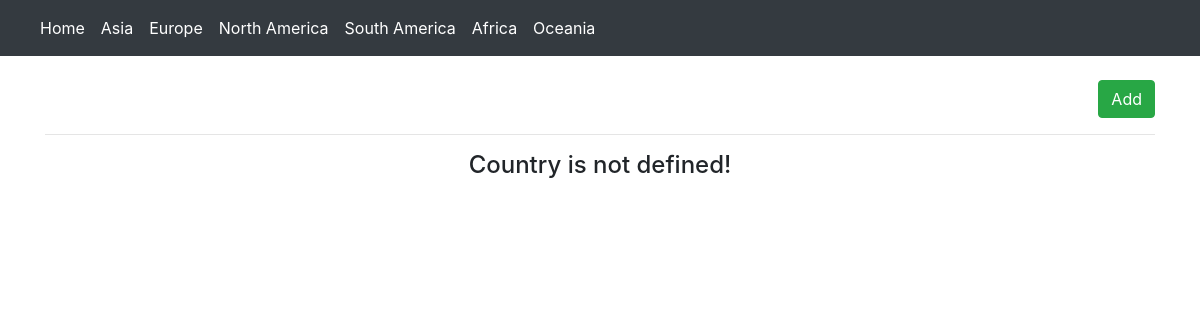
Page /africa/ on the earlier database version.
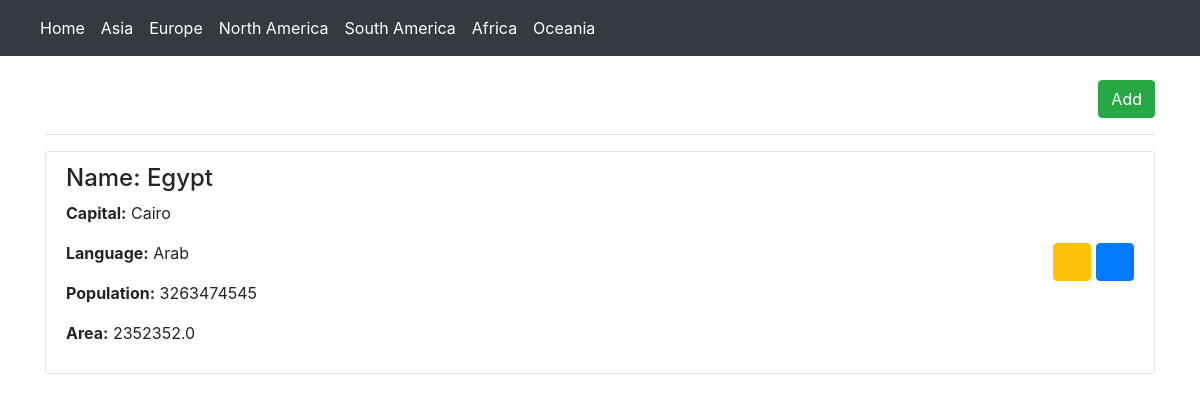
Same page on the later database version.
### regions/models.py (models this page shows, shortened)
class Country(models.Model):
    continent = models.ForeignKey(Continent, null=True, on_delete=models.CASCADE)
    name = models.CharField(max_length=100, null=True)
    capital = models.CharField(max_length=100, null=True)
    language = models.CharField(max_length=100, null=True)
    population = models.IntegerField(null=True)
    area = models.FloatField(null=True)

### regions/views.py (the view)
# urls.py: path('africa/', africa, name='africa'),
def africa(request):
    continent = Continent.objects.get(id=3)
    context = {
        'country': continent.country_set.all()
    }
    return render(request, 'africa.html', context)

### regions/templates/africa.html
{% extends 'base.html' %}
{% block content %}
    <div class="container">
        <div class="text-right">
            <br>
            <a href="{% url "country_create" %}" class="btn btn-success">Add</a>
            <hr>
        </div>
        <div class="list-group">
            {% for c in country %}
                <div class="list-group-item d-flex align-items-center">
                    <div>
                        <h4>Name: {{ c.name }}</h4>
                        <p><b>Capital:</b> {{ c.capital }}</p>
                        <p><b>Language:</b> {{ c.language }}</p>
                        <p><b>Population:</b> {{ c.population }}</p>
                        <p><b>Area:</b> {{ c.area }}</p>
                    </div>
                    <div class="ml-auto">
                        <a href="{% url "country_update" c.id %}" class="btn btn-warning">
                            <i class="bi bi-pencil text-white"></i>
                        </a>
                        <a href="{% url "country_delete" c.id %}" class="btn btn-primary">
                            <i class="bi bi-trash"></i>
                        </a>
                    </div>
                </div>
            {% empty %}
                <div class="container text-center">
                    <h4>Country is not defined!</h4>
                </div>
            {% endfor %}
        </div>
    </div>
{% endblock %}

Differences in the rows shown:
added Country: name "Egypt", capital "Cairo", language "Arab", population "3263474545", area "2352352.0"
Other differences:
text no longer shown: "Country is not defined!"
